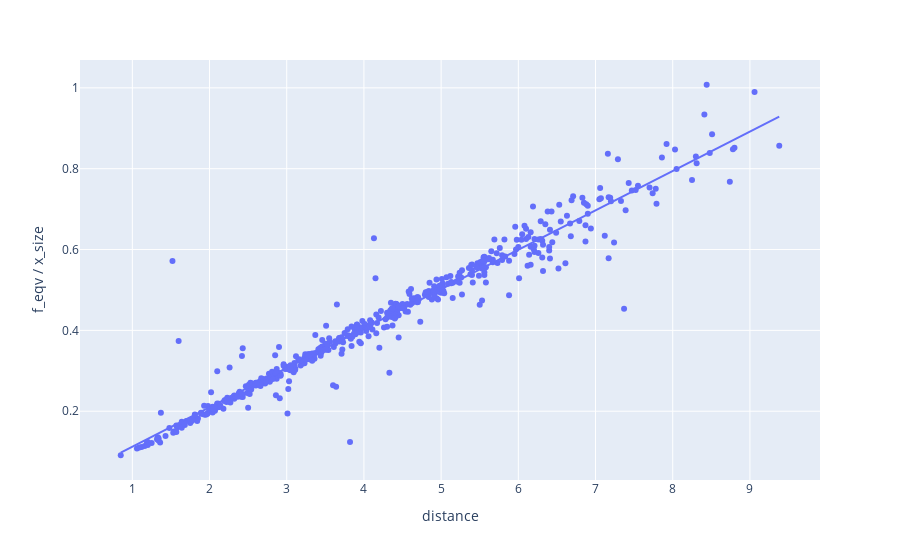

Source (notebook cell):
### Code cell
plot_train_df = train_data_df.copy()
plot_train_df['f_eqv / x_size'] = plot_train_df['equvivalent_focus_value'] / plot_train_df['x_size']

f = 'f_eqv / x_size'

fig = px.scatter(plot_train_df, x='distance', y=f, hover_data=['image_name'], trendline="ols")
fig.show()

### Figure 1 — Plotly figure (JSON) as saved in the notebook; plotly's stock layout.template omitted (floating-point values rounded to 4 significant figures; data arrays with more than 128 entries replaced by an {"elided": "..."} marker saying what was removed)
{"data": [{"customdata": {"elided": "528x1 str values"}, "hovertemplate": "distance=%{x}<br>f_eqv / x_size=%{y}<br>image_name=%{customdata[0]}<extra></extra>", "legendgroup": "", "marker": {"color": "#636efa", "symbol": "circle"}, "mode": "markers", "name": "", "orientation": "v", "showlegend": false, "type": "scatter", "x": {"elided": "528 float values"}, "xaxis": "x", "y": {"elided": "528 float values"}, "yaxis": "y"}, {"hovertemplate": "<b>OLS trendline</b><br>f_eqv / x_size = 0.097459 * distance + 0.0146376<br>R<sup>2</sup>=0.945886<br><br>distance=%{x}<br>f_eqv / x_size=%{y} <b>(trend)</b><extra></extra>", "legendgroup": "", "marker": {"color": "#636efa", "symbol": "circle"}, "mode": "lines", "name": "", "showlegend": false, "type": "scatter", "x": {"elided": "528 float values"}, "xaxis": "x", "y": {"elided": "528 float values"}, "yaxis": "y"}], "layout": {"legend": {"tracegroupgap": 0}, "margin": {"t": 60}, "xaxis": {"anchor": "y", "domain": [0, 1], "title": {"text": "distance"}}, "yaxis": {"anchor": "x", "domain": [0, 1], "title": {"text": "f_eqv / x_size"}}}}
